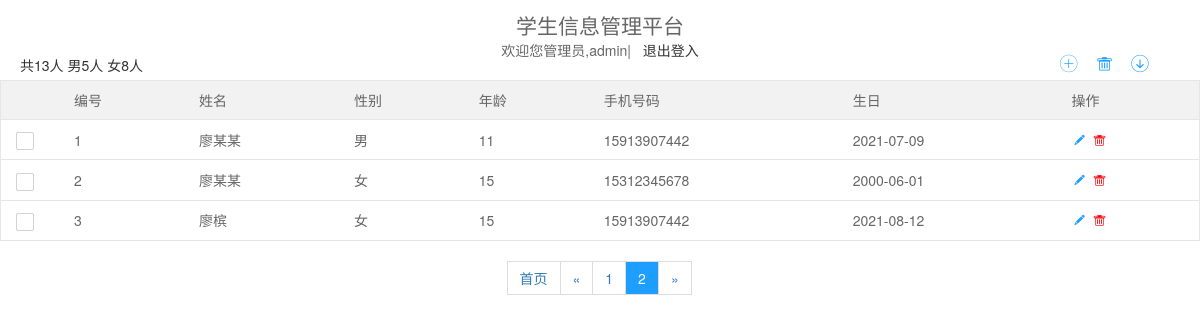
Screenshot of /?page=2 (signed in) with the database file from the repository.
### tables this page shows
CREATE TABLE IF NOT EXISTS `stuinfo` (
  `id` int(11) NOT NULL AUTO_INCREMENT,
  `name` varchar(5) DEFAULT NULL,
  `sex` char(1) DEFAULT NULL,
  `age` int(11) DEFAULT NULL,
  `phone_number` char(11) DEFAULT NULL,
  `birthday` date NOT NULL,
  `time` timestamp NOT NULL DEFAULT CURRENT_TIMESTAMP ON UPDATE CURRENT_TIMESTAMP,
  `student_id` int(100) NOT NULL,
  PRIMARY KEY (`id`),
  KEY `student_id` (`student_id`)
);

### index.php (the view, shortened to what this page needs)
<?php
	include 'php/conn.php';
	$sql = 'SELECT * FROM stuinfo;';
	$result = mysqli_query($link,$sql);
	$arr = mysqli_fetch_all($result,MYSQLI_ASSOC);
	$count = count($arr);
	$sex = '';
	for($i = 0; $i < count($arr); $i++){
		$sex .=  $arr[$i]['sex'];
	}
	$man = substr_count($sex,'男');
	$woman = substr_count($sex,'女');
	$pages = ceil($count/10);
	$page = isset($_GET['page'])?$_GET['page']:1;
	$starRow = ($page-1)*10;
	$sql2 = "select  *  from  stuinfo  limit  ".$starRow.",  15;";
	$result2 = mysqli_query($link,$sql2);
	$arr2 = mysqli_fetch_all($result2,MYSQLI_ASSOC);
?>
<!DOCTYPE html>
<html lang="zh">
<head>
	<link rel="stylesheet" href="layui/css/layui.css"/>
	<link rel="stylesheet" href="css/index.css"/>
</head>
<body>
	<table class="layui-table" lay-skin="line"  id="tableExcel">
		<caption style="text-align:center">
			<h2>学生信息管理平台</h2>欢迎您管理员,<?php echo $_SESSION['name'];?>|&nbsp;&nbsp;&nbsp;<a href="javascript:;" class="logout">退出登入</a>
			<div class="btn_left">
				<a>
					共<?php echo $count;?>人
				</a>
				<a>
					男<?php echo $man;?>人
				</a>
				<a>
					女<?php echo $woman;?>人
				</a>
			</div>
			<div class="btn_right">
				<a title="添加学生" class="add_btn" onclick="show(this.getAttribute('title'),'add.php')">
					<i class="layui-icon layui-icon-add-circle-fine"></i>
				</a>&nbsp;&nbsp;
				<a title="删除学生" class="many_del">
					<i class="layui-icon layui-icon-delete"></i>
				</a>&nbsp;&nbsp;
				<a title="点击下载" class="download" id="export">
					<i class="layui-icon layui-icon-download-circle"></i>
				</a>
			</div>
		</caption>
		<thead>
			<tr>
				<th width="20"></th>
				<th>编号</th>
				<th>姓名</th>
				<th>性别</th>
				<th>年龄</th>
				<th>手机号码</th>
				<th>生日</th>
				<th>操作</th>
			</tr>
		</thead>
		<tbody>
		<?php for($i = 0; $i < count($arr2); $i++){?>
			<tr>
				<td>
					<form class="layui-form" action="">
					</form>
				</td>
				<td><?php echo $i+1;?></td>
				<td><?php echo $arr2[$i]['name'];?></td>
				<td><?php echo $arr2[$i]['sex'];?></td>
				<td><?php echo $arr2[$i]['age'];?></td>
				<td><?php echo $arr2[$i]['phone_number'];?></td>
				<td><?php echo $arr2[$i]['birthday'];?></td>
				<td>
					<a title="修改" href="javascript:;" onclick="show('修改信息','update.php?id=<?php echo $arr2[$i]['id'];?>')"><i class="layui-icon layui-icon-edit" style="color: #1E9FFF;"></i></a>
					<a title="删除" class="single_del" href="javascript:;"><i class="layui-icon layui-icon-delete" style="color: red;"></i> </a>
				</td>
			</tr>
		<?php } ?>
		</tbody>
	</table>
	<div id="page" style="margin:0 auto">
		<ul class="pagination">
			<?php
				if($page == 1){
					echo '<li><span>&laquo;</span></li>';
				}else {
					echo "<li><a title='首页' href='./?page=1'>首页</a></li>";
					echo "<li><a title='上一页' href='./?page=".($page-1)."' disabled>&laquo;</a></li>";
				}
				if($page<=$pages){
					$start = 1;
					$end = $pages;
				}
				for($i = $start; $i <= $end; $i++){
					echo "<li>";
					if($i==$page){
						echo "<span class='active'>$i</span>";
					}else {
						echo "<a href='?page=$i'>$i</a>";
					}
				}
				if($page < $pages){
					echo "<li><a title='下一页' href='./?page=".($page+1)."'>&raquo;</a></li>";
					echo "<li><a title='尾页' href='./?page=".$pages."'>尾页</a></li>";
				}else {
					echo '<li><span>&raquo;</span></li>';
				}
			?>
		</ul>
	</div>
</body>
</html>

### layui/css/layui.css (style rules this page uses)
h1,h2,h3,h4,h5,h6 { font-weight:400 }
.layui-btn,.layui-disabled,.layui-icon,.layui-unselect { -moz-user-select:none;-webkit-user-select:none;-ms-user-select:none }
blockquote,body,button,dd,div,dl,dt,form,h1,h2,h3,h4,h5,h6,input,li,ol,p,pre,td,textarea,th,ul { margin:0;padding:0;-webkit-tap-highlight-color:rgba(0,0,0,0) }
li { list-style:none }
table { border-collapse:collapse;border-spacing:0 }
body { line-height:24px;font:14px Helvetica Neue,Helvetica,PingFang SC,Tahoma,Arial,sans-serif }
a { color:#333;text-decoration:none }
.layui-icon { font-family:layui-icon!important;font-size:16px;font-style:normal;-webkit-font-smoothing:antialiased;-moz-osx-font-smoothing:grayscale }
.layui-icon-download-circle:before { content:"\e601" }
.layui-icon-edit:before { content:"\e642" }
.layui-icon-add-circle-fine:before { content:"\e608" }
.layui-icon-delete:before { content:"\e640" }
.layui-table,.layui-table-view { margin:10px 0 }
.layui-table { width:100%;background-color:#fff;color:#666 }
.layui-table tr { transition:all .3s;-webkit-transition:all .3s }
.layui-table th { text-align:left;font-weight:400 }
.layui-table tbody tr:hover,.layui-table thead tr,.layui-table-click,.layui-table-header,.layui-table-hover,.layui-table-mend,.layui-table-patch,.layui-table-tool,.layui-table-total,.layui-table-total tr,.layui-table[lay-even] tr:nth-child(even) { background-color:#f2f2f2 }
.layui-table td,.layui-table th,.layui-table-col-set,.layui-table-fixed-r,.layui-table-grid-down,.layui-table-header,.layui-table-page,.layui-table-tips-main,.layui-table-tool,.layui-table-total,.layui-table-view,.layui-table[lay-skin=line],.layui-table[lay-skin=row] { border-width:1px;border-style:solid;border-color:#e6e6e6 }
.layui-table td,.layui-table th { position:relative;padding:9px 15px;min-height:20px;line-height:20px;font-size:14px }
.layui-table[lay-skin=line] td,.layui-table[lay-skin=line] th { border-width:0 0 1px }

### css/index.css (style rules this page uses)
.btn_right { position: absolute; right: 50px; bottom: -15px; }
.btn_left { position: absolute; left: 20px; bottom: -15px; }
caption { position: relative }
caption a { cursor: pointer; }
caption { margin-bottom: 20px; margin-top: 10px; }
caption i { color: #1E9FFF; font-size: 20px !important; }
.pagination { display: inline-block; padding-left: 0; margin: 20px 0; border-radius: 4px; }
.pagination>li { display: inline; }
.pagination>li .active { background: #1E9FFF; color: #fff }
.pagination>li>a, .pagination>li>span { position: relative; float: left; padding: 6px 12px; margin-left: -1px; line-height: 1.42857143; color: #337ab7; text-decoration: none; background-color: #fff; border: 1px solid #ddd; }
.pagination>li>span { cursor: not-allowed; }
.layui-table { width: 1200px; margin: 0 auto; }

### rows the page displays
stuinfo: name "廖某某", sex "男", age "11", phone_number "15913907442", birthday "2021-07-09"
stuinfo: name "廖某某", sex "女", age "15", phone_number "15312345678", birthday "2000-06-01"
stuinfo: name "廖槟", sex "女", age "15", phone_number "15913907442", birthday "2021-08-12"

### other values shown
$_SESSION['name'] "admin"
$count "13"
$man "5"
$woman "8"
